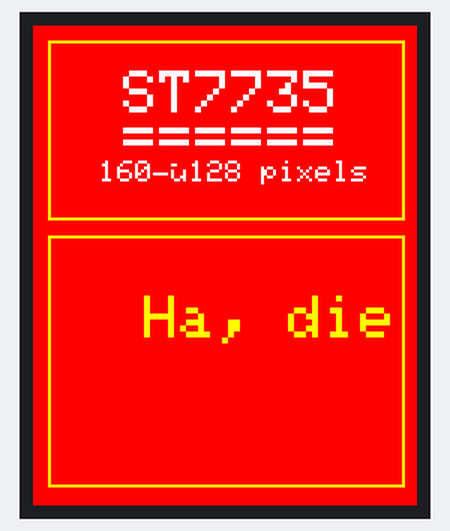
Recording of a sketch running on a simulated Arduino Uno, built with avr-gcc and run on an emulated ATmega328P. Parts: 128×160 colour display. What the sketch prints to the serial monitor is not drawn.

Above: at 0.2 s.
At 0.7 s:
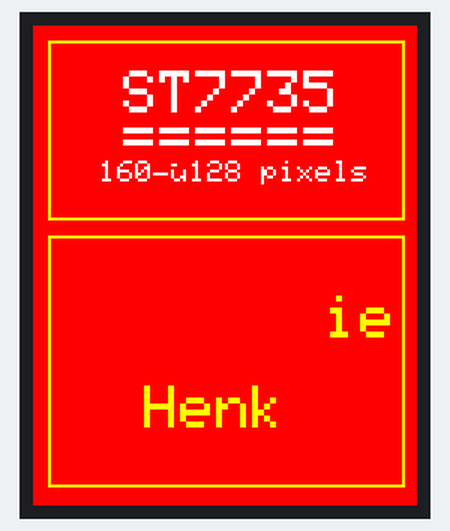

Measured:
- what the display in image 1 shows lasts 0.5 s, from 0.7 s to 1.2 s

The sketch:

test_display_tft.ino
```cpp
// SPI Adafruit ST7735 compatible
// TFT_160x128_ST7735
//
// 1.8″ 160×128 TFT Color Display
//
// Floris Wouterlood
// public domain August 2, 2017
// this is a bare sketch
// purpose: connect and start working

#define sclk_pin 13
#define mosi_pin 11
#define cs_pin 10
#define dc_pin 9
#define rst_pin 8

#include <Adafruit_GFX.h> // core graphics library
#include <Adafruit_ST7735.h> // hardware-specific library
#include <SPI.h>


// Option 1: use any pins but a little slower
Adafruit_ST7735 tft = Adafruit_ST7735 (cs_pin, dc_pin, rst_pin);

void setup() {

  Serial.begin (9600); // serial monitor stuff
  Serial.println ("TFT ST7735 display test");
  Serial.println ();

  tft.initR (INITR_BLACKTAB); // initialize a ST7735S chip, black tab
  Serial.println ("TFT initialized");

  // prepare the TFT
  tft.setTextColor (ST7735_WHITE);
  tft.fillScreen (ST7735_RED);

  tft.drawRect (5,5,119,60,ST7735_YELLOW); // upper rectangle
  tft.drawRect (5,70,119,84,ST7735_YELLOW); // lower reactangle

  tft.setCursor (30, 15); // put text in upper rectangle
  tft.setTextSize (2); // select text size
  tft.println ("ST7735");
  tft.setCursor (30, 30);
  tft.println ("======");
  tft.setTextSize (1); // select text size
  tft.setCursor (22, 45);
  tft.println ("160×128 pixels");
  tft.setTextSize(2); // set text size back to original

}

void loop() {

  tft.setTextColor(ST7735_YELLOW);
  tft.setCursor (37, 90);
  tft.print ("Ha, die");
  delay (500);
  tft.fillRect (37, 90, 60, 20, ST7735_RED); // clear "Hello"
  tft.setCursor (37, 120);
  tft.print ("Henk");
  delay(500);
  tft.fillRect (37, 120, 60, 20, ST7735_RED); // clear "World"

}
```
